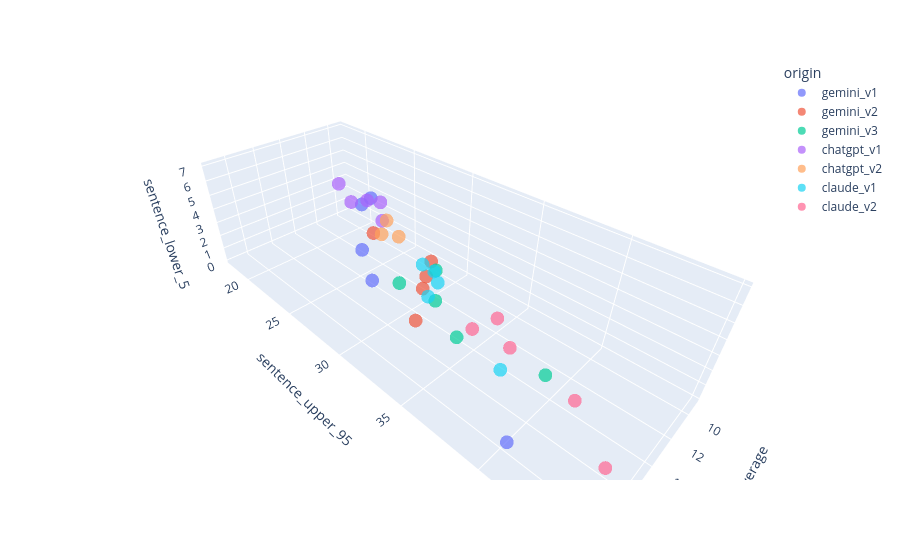

This figure's notebook cell:
### Code cell
fig = px.scatter_3d(
    ai_stories_df,
    "sentence_length_average",
    "sentence_upper_95",
    "sentence_lower_5",
    color="origin",
    opacity=0.7
)

fig.show()

### Figure 1 — Plotly figure (JSON) as saved in the notebook; plotly's stock layout.template omitted (floating-point values rounded to 4 significant figures)
{"data": [{"hovertemplate": "origin=gemini_v1<br>sentence_length_average=%{x}<br>sentence_upper_95=%{y}<br>sentence_lower_5=%{z}<extra></extra>", "legendgroup": "gemini_v1", "marker": {"color": "#636efa", "opacity": 0.7, "symbol": "circle"}, "mode": "markers", "name": "gemini_v1", "scene": "scene", "showlegend": true, "type": "scatter3d", "x": [19.23, 13.43, 17.5, 12.61, 16.53], "y": [41.0, 25.0, 30.75, 24.9, 28.8], "z": [2.4, 5.0, 4.25, 5.1, 4.8]}, {"hovertemplate": "origin=gemini_v2<br>sentence_length_average=%{x}<br>sentence_upper_95=%{y}<br>sentence_lower_5=%{z}<extra></extra>", "legendgroup": "gemini_v2", "marker": {"color": "#EF553B", "opacity": 0.7, "symbol": "circle"}, "mode": "markers", "name": "gemini_v2", "scene": "scene", "showlegend": true, "type": "scatter3d", "x": [18.68, 16.44, 14.72, 12.92, 12.66], "y": [35.65, 32.85, 32.3, 30.15, 25.0], "z": [7.0, 2.15, 4.85, 1.85, 2.6]}, {"hovertemplate": "origin=gemini_v3<br>sentence_length_average=%{x}<br>sentence_upper_95=%{y}<br>sentence_lower_5=%{z}<extra></extra>", "legendgroup": "gemini_v3", "marker": {"color": "#00cc96", "opacity": 0.7, "symbol": "circle"}, "mode": "markers", "name": "gemini_v3", "scene": "scene", "showlegend": true, "type": "scatter3d", "x": [16.15, 14.36, 14.66, 12.94, 13.23], "y": [35.5, 32.3, 29.65, 39.0, 31.25], "z": [2.5, 2.0, 2.0, 0.0, 3.0]}, {"hovertemplate": "origin=chatgpt_v1<br>sentence_length_average=%{x}<br>sentence_upper_95=%{y}<br>sentence_lower_5=%{z}<extra></extra>", "legendgroup": "chatgpt_v1", "marker": {"color": "#ab63fa", "opacity": 0.7, "symbol": "circle"}, "mode": "markers", "name": "chatgpt_v1", "scene": "scene", "showlegend": true, "type": "scatter3d", "x": [9.382, 10.47, 10.18, 9.985, 9.156], "y": [22.0, 21.75, 18.05, 22.65, 18.0], "z": [1.0, 3.0, 2.95, 3.0, 1.0]}, {"hovertemplate": "origin=chatgpt_v2<br>sentence_length_average=%{x}<br>sentence_upper_95=%{y}<br>sentence_lower_5=%{z}<extra></extra>", "legendgroup": "chatgpt_v2", "marker": {"color": "#FFA15A", "opacity": 0.7, "symbol": "circle"}, "mode": "markers", "name": "chatgpt_v2", "scene": "scene", "showlegend": true, "type": "scatter3d", "x": [11.4, 12.8, 12.23], "y": [24.9, 26.0, 27.0], "z": [3.0, 3.0, 3.0]}, {"hovertemplate": "origin=claude_v1<br>sentence_length_average=%{x}<br>sentence_upper_95=%{y}<br>sentence_lower_5=%{z}<extra></extra>", "legendgroup": "claude_v1", "marker": {"color": "#19d3f3", "opacity": 0.7, "symbol": "circle"}, "mode": "markers", "name": "claude_v1", "scene": "scene", "showlegend": true, "type": "scatter3d", "x": [13.52, 14.07, 12.92, 12.04, 15.33], "y": [30.9, 31.0, 30.8, 30.3, 37.75], "z": [1.05, 3.7, 2.55, 1.0, 1.25]}, {"hovertemplate": "origin=claude_v2<br>sentence_length_average=%{x}<br>sentence_upper_95=%{y}<br>sentence_lower_5=%{z}<extra></extra>", "legendgroup": "claude_v2", "marker": {"color": "#FF6692", "opacity": 0.7, "symbol": "circle"}, "mode": "markers", "name": "claude_v2", "scene": "scene", "showlegend": true, "type": "scatter3d", "x": [15.57, 15.94, 17.93, 13.52, 12.11], "y": [36.0, 42.0, 44.5, 37.0, 35.05], "z": [3.0, 3.0, 3.0, 1.0, 1.0]}], "layout": {"legend": {"title": {"text": "origin"}, "tracegroupgap": 0}, "margin": {"t": 60}, "scene": {"domain": {"x": [0, 1], "y": [0, 1]}, "xaxis": {"title": {"text": "sentence_length_average"}}, "yaxis": {"title": {"text": "sentence_upper_95"}}, "zaxis": {"title": {"text": "sentence_lower_5"}}}}}
